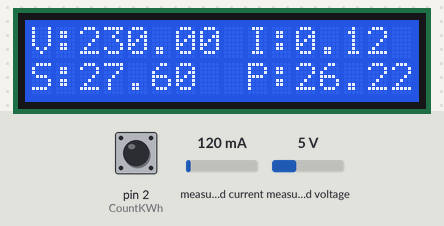
Bench run of a sketch on a simulated Arduino Uno, built with avr-gcc and run on an emulated ATmega328P. Parts: 16×2 character LCD. The test bench sets the inputs (shaded band); at power-on: measured current 120 mA, measured voltage 5 V, pin 2 (CountKWh) HIGH. The local clock reads 2024-03-15 10:24:30 at power-on unless the sketch sets it; what the sketch prints to the serial monitor is not drawn.

Above: at 1.2 s.
1.3 s: measured current set to 40 mA
At 4.0 s:
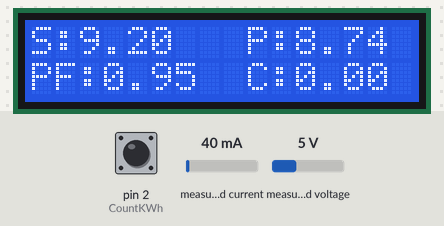
9.1 s: measured voltage set to 0.3 V
At 10.4 s:
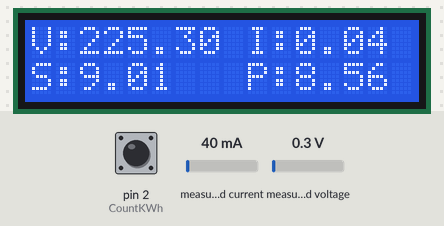
14.2 s: measured current set to 500 mA
At 16.2 s:
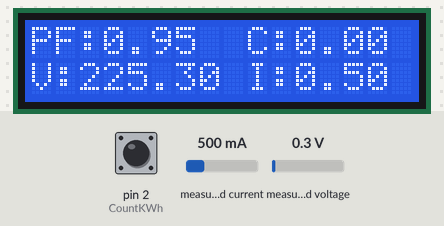
20.3 s: measured voltage set to 3.8 V
At 22.2 s:
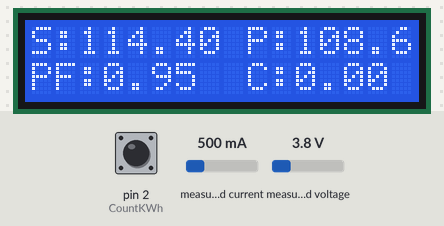
26.3 s: measured current set to 1000 mA
At 29.0 s:
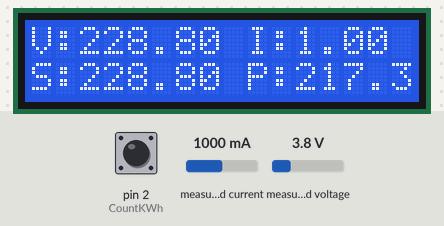
32.4 s: measured voltage set to 7.5 V
At 34.4 s:
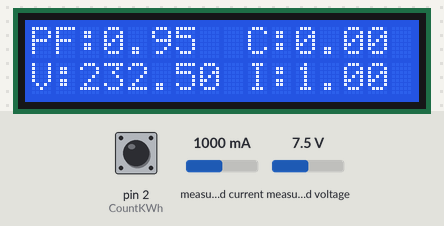
Timing chart, 0 to 35.9 s (numbered marks = the images above; inputs shaded):
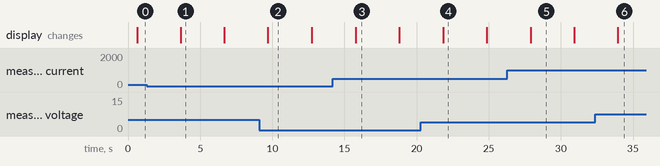

The sketch:

PowerMeterRTC_ESPserial.ino
```cpp
#include <SoftwareSerial.h>
#include <DS3231.h>
#include <EmonLib.h>
#include <ArduinoJson.h>
#include <Wire.h>
#include <LiquidCrystal_I2C.h>

// Set the LCD address to 0x27 for a 16 chars and 2 line display
LiquidCrystal_I2C lcd(0x27, 16, 2);

SoftwareSerial ESPserial(5, 6); // RX | TX
EnergyMonitor emon1;             // Create an instance
DS3231 rtc(A4, A5);
Time t;
const byte CountKWh = 2;

float data_counter_menit;
float data_counter_jam;
float data_counter_hari;
float data_counter_bulan;
float data_counter_tahun;
float pulse_counter;
float pulse_counter_permenit;
float KWh;
float KWh_menit;
float KWh_total_menit;
float S_total_menit;
float P_total_menit;
float irms_total_menit;
float vrms_total_menit;
float cospi_total_menit;
float KWh_total_jam;
float S_total_jam;
float P_total_jam;
float irms_total_jam;
float vrms_total_jam;
float cospi_total_jam;
float KWh_total_hari;
float S_total_hari;
float P_total_hari;
float irms_total_hari;
float vrms_total_hari;
float cospi_total_hari;
float KWh_total_bulan;
float S_total_bulan;
float P_total_bulan;
float irms_total_bulan;
float vrms_total_bulan;
float cospi_total_bulan;
float KWh_total_tahun;
float S_total_tahun;
float P_total_tahun;
float irms_total_tahun;
float vrms_total_tahun;
float cospi_total_tahun;
float menit;
float menitt;
float jam;
float jamm;
float hari;
float harii;
float bulan;
float bulann;
float tahun;
float tahunn;
float detik;
float Average_KWh_satu_menit;
float Average_S_satu_menit;
float Average_P_satu_menit;
float Average_irms_satu_menit;
float Average_vrms_satu_menit;
float Average_cospi_satu_menit;
float Average_KWh_satu_jam;
float Average_S_satu_jam;
float Average_P_satu_jam;
float Average_irms_satu_jam;
float Average_vrms_satu_jam;
float Average_cospi_satu_jam;
float Average_KWh_satu_hari;
float Average_S_satu_hari;
float Average_P_satu_hari;
float Average_irms_satu_hari;
float Average_vrms_satu_hari;
float Average_cospi_satu_hari;
float Average_KWh_satu_bulan;
float Average_S_satu_bulan;
float Average_P_satu_bulan;
float Average_irms_satu_bulan;
float Average_vrms_satu_bulan;
float Average_cospi_satu_bulan;
float Average_KWh_satu_tahun;
float Average_S_satu_tahun;
float Average_P_satu_tahun;
float Average_irms_satu_tahun;
float Average_vrms_satu_tahun;
float Average_cospi_satu_tahun;
String waktu;
String tanggal;
int layar = 1;

DynamicJsonDocument DataBase(256);
//DynamicJsonDocument DataBase_permenit(256);
////DynamicJsonDocument DataBase_perjam(256);
//DynamicJsonDocument DataBase_perhari(256);
//DynamicJsonDocument DataBase_perbulan(256);
//DynamicJsonDocument DataBase_pertahun(256);

void setup() {
  Serial.begin(9600);
  ESPserial.begin(9600);
  rtc.begin();

  // initialize the LCD
  lcd.begin();

  // Turn on the blacklight and print a message.
//  lcd.backlight();
//  lcd.print("Hello, world!");

  // The following lines can be uncommented to set the date and time
    rtc.setDate(31, 1, 2021);   //mensetting tanggal 07 april 2018
    rtc.setTime(22, 59, 00);     //menset jam 22:00:00
    rtc.setDOW(1);     //menset hari "Sabtu"

  t     = rtc.getTime();
  menit = float(t.min);
  jam   = float(t.hour);


  pinMode(CountKWh, INPUT_PULLUP);
  attachInterrupt(digitalPinToInterrupt(CountKWh), countKWH, RISING);

  emon1.current(A0, 15);       // Current: input pin, calibration.
  emon1.voltage(A1, 635, 1.7);  // Voltage: input pin, calibration, phase_shift

}


void loop() {

  t     = rtc.getTime();
  menitt = float(t.min);
  jamm   = float(t.hour);
  harii  = float(t.date);
  bulann = float(t.mon);
  tahunn = float(t.year);
  emon1.calcVI(20, 2000);        // Calculate all. No.of half wavelengths (crossings), time-out
  float realPower       = emon1.realPower;        //extract Real Power into variable
  float apparentPower   = emon1.apparentPower;    //extract Apparent Power into variable
  float powerFactor     = emon1.powerFactor;      //extract Power Factor into Variable
  float Vrms            = emon1.Vrms;             //extract Vrms into Variable
  float Irms            = emon1.Irms;             //extract Irms into Variable
  DataBase["t"]  = harii;
  DataBase["b"]  = bulann;
  DataBase["th"]  = tahunn;
  DataBase["j"]  = jamm;
  DataBase["m"]  = menitt;
  DataBase["S"]      = apparentPower;
  DataBase["P"]      = realPower;
  DataBase["cospi"]  = powerFactor;
  DataBase["Vrms"]   = Vrms;
  DataBase["Irms"]   = Irms;
  DataBase["KWh"]    = KWh;

//  DataBase["S m"]         = 0;
//  DataBase["P m"]         = 0;
//  DataBase["cospi m"]     = 0;
//  DataBase["Vrms m"]      = 0;
//  DataBase["Irms m"]      = 0;
//  DataBase["PKWh m"]      = 0;
//
//  DataBase["S j"]         = 0;
//  DataBase["P j"]         = 0;
//  DataBase["cospi j"]     = 0;
//  DataBase["Vrms j"]      = 0;
//  DataBase["Irms j"]      = 0;
//  DataBase["PKWh j"]      = 0;
//
//  DataBase["S hi"]         = 0;
//  DataBase["P h"]         = 0;
//  DataBase["cospi h"]     = 0;
//  DataBase["Vrms h"]      = 0;
//  DataBase["Irms h"]      = 0;
//  DataBase["PKWh h"]      = 0;
//
  DataBase["S b"]         = 0;
  DataBase["P b"]         = 0;
  DataBase["cospi b"]     = 0;
  DataBase["Vrms b"]      = 0;
  DataBase["Irms b"]      = 0;
  DataBase["KWh b"]      = 0;
//
//  DataBase["S t"]         = 0;
//  DataBase["P t"]         = 0;
//  DataBase["cospi t"]     = 0;
//  DataBase["Vrms t"]      = 0;
//  DataBase["Irms t"]      = 0;
//  DataBase["PKWh t"]      = 0;

  KWh_total_menit          += KWh_menit;
  S_total_menit            += apparentPower;
  P_total_menit            += realPower;
  irms_total_menit         += Irms;
  vrms_total_menit         += Vrms;
  cospi_total_menit        += powerFactor;
  data_counter_menit++;

  if (t.min != menit) {
    Akumulasi_permenit();
    //    Serial.print("Average konsumsi KWh satu menit: ");
    //    Serial.println(Average_KWh_satu_menit);
    pulse_counter_permenit = 0;
    data_counter_menit  = 0;
    KWh_total_menit     = 0;
    S_total_menit       = 0;
    P_total_menit       = 0;
    irms_total_menit    = 0;
    vrms_total_menit    = 0;
    cospi_total_menit   = 0;
    KWh_menit           = 0;
    //    Serial.print("Akumulasi per-menit: ");
//    serializeJson(DataBase_permenit, ESPserial);
    //    Serial.println("");
    data_counter_jam++;

  }

  if (t.hour != jam) {
    Akumulasi_perjam();
    //    Serial.print("Average konsumsi KWh per-menit dalam satu jam: ");
    //    Serial.println(Average_KWh_satu_jam);
    data_counter_jam  = 0;
    KWh_total_jam     = 0;
    S_total_jam       = 0;
    P_total_jam       = 0;
    irms_total_jam    = 0;
    vrms_total_jam    = 0;
    cospi_total_jam   = 0;
    //    Serial.print("Akumulasi per-jam: ");
//    serializeJson(DataBase_perjam, ESPserial);
    //    Serial.println("");
    data_counter_hari++;

  }

  if (t.date != hari) {
    Akumulasi_perhari();
    //    Serial.print("Average konsumsi KWh per-jam dalam satu hari: ");
    //    Serial.println(Average_KWh_satu_hari);
    data_counter_hari = 0;
    KWh_total_hari    = 0;
    S_total_hari      = 0;
    P_total_hari      = 0;
    irms_total_hari   = 0;
    vrms_total_hari   = 0;
    cospi_total_hari  = 0;
    //    Serial.print("Akumulasi per-hari: ");
//    serializeJson(DataBase_perhari, ESPserial);
    //    Serial.println("");
    data_counter_bulan++;

  }

  if (t.mon != bulan) {
    Akumulasi_perbulan();
    //    Serial.print("Average konsumsi KWh per-hari dalam satu bulan: ");
    //    Serial.println(Average_KWh_satu_bulan);
    data_counter_bulan  = 0;
    KWh_total_bulan     = 0;
    S_total_bulan       = 0;
    P_total_bulan       = 0;
    irms_total_bulan    = 0;
    vrms_total_bulan    = 0;
    cospi_total_bulan   = 0;
    //    Serial.print("Akumulasi per-bulan: ");
//    serializeJson(DataBase_perbulan, ESPserial);
    //    Serial.println("");
    data_counter_tahun++;

  }
//
//  if (t.year != tahun && menit > 30) {
//    Akumulasi_pertahun();
//    //    Serial.print("Average konsumsi KWh per-bulan salam satu tahun: ");
//    //    Serial.println(Average_KWh_satu_tahun);
//    data_counter_tahun  = 0;
//    KWh_total_tahun     = 0;
//    S_total_tahun       = 0;
//    P_total_tahun       = 0;
//    irms_total_tahun    = 0;
//    vrms_total_tahun    = 0;
//    cospi_total_tahun   = 0;
//    //    Serial.print("Akumulasi per-tahun: ");
////    serializeJson(DataBase_pertahun, ESPserial);
//    //    Serial.println("");
//
//  }

//  DataBase["S"]      = apparentPower;
//  DataBase["P"]      = realPower;
//  DataBase["cospi"]  = powerFactor;
//  DataBase["Vrms"]   = Vrms;
//  DataBase["Irms"]   = Irms;
//  DataBase["KWh"]    = KWh;

  serializeJson(DataBase, ESPserial);
  serializeJson(DataBase, Serial);
  DataBase.clear();
  //  Serial.println(t.sec);
  Serial.println("");

  // kondisi satu
  if(layar == 1) {
    lcd.clear();
    lcd.setCursor(0,0);                      // untuk menampilkan karakter dari kolom 0 dan baris 1
    lcd.print("V:" + String(Vrms));       // untuk menampilkan tulisan di lcd

    lcd.setCursor(9,0);
    lcd.print("I:" + String(Irms));       // untuk menampilkan tulisan di lcd

    lcd.setCursor(0,1);
    lcd.print("S:" + String(apparentPower));       // untuk menampilkan tulisan di lcd

    lcd.setCursor(9,1);
    lcd.print("P:" + String(realPower));       // untuk menampilkan tulisan di lcd

  }

  // kondisi dua
  if(layar == 2) {
    lcd.clear();
    lcd.setCursor(0,0);
    lcd.print("S:" + String(apparentPower));       // untuk menampilkan tulisan di lcd

    lcd.setCursor(9,0);
    lcd.print("P:" + String(realPower));       // untuk menampilkan tulisan di lcd

    lcd.setCursor(0,1);
    lcd.print("PF:" + String(powerFactor));       // untuk menampilkan tulisan di lcd

    lcd.setCursor(9,1);
    lcd.print("C:" + String(KWh));       // untuk menampilkan tulisan di lcd

  }

  // kondisi tiga
  if(layar == 3) {
    lcd.clear();
    lcd.setCursor(0,0);
    lcd.print("PF:" + String(powerFactor));       // untuk menampilkan tulisan di lcd

    lcd.setCursor(9,0);
    lcd.print("C:" + String(KWh));       // untuk menampilkan tulisan di lcd

    lcd.setCursor(0,1);                      // untuk menampilkan karakter dari kolom 0 dan baris 1
    lcd.print("V:" + String(Vrms));       // untuk menampilkan tulisan di lcd

    lcd.setCursor(9,1);
    lcd.print("I:" + String(Irms));       // untuk menampilkan tulisan di lcd

    layar = 0;

  }

  layar++;

  delay(2500);
//  lcd.scrollDisplayLeft ();           // untuk menampilkan tulisan berjalan dari arah kanan
//  delay (1000);                                // delay saat tulisan berjalan
//  lcd.clear ();

}

void countKWH() {
  pulse_counter++;
  pulse_counter_permenit++;
  KWh = pulse_counter * 0.0005;
  KWh_menit = pulse_counter_permenit * 0.0005;

}


void Akumulasi_permenit() {

  Average_KWh_satu_menit                          = KWh_total_menit / data_counter_menit;
  Average_S_satu_menit                            = S_total_menit / data_counter_menit;
  Average_P_satu_menit                            = P_total_menit / data_counter_menit;
  Average_irms_satu_menit                         = irms_total_menit / data_counter_menit;
  Average_vrms_satu_menit                         = vrms_total_menit / data_counter_menit;
  Average_cospi_satu_menit                        = cospi_total_menit / data_counter_menit;
  menit                                           = float(t.min);
  //  DataBase["Waktu"]                               = rtc.getTimeStr();
  //  DataBase["Tanggal"]                             = rtc.getDateStr();
//  DataBase["S m"]         = Average_S_satu_menit;
//  DataBase["P m"]         = Average_P_satu_menit;
//  DataBase["cospi m"]     = Average_cospi_satu_menit;
//  DataBase["Vrms m"]      = Average_vrms_satu_menit;
//  DataBase["Irms m"]      = Average_irms_satu_menit;
//  DataBase["PKWh m"]      = (String(Average_KWh_satu_menit) + "KWh");

  KWh_total_jam                                  += KWh_total_menit;
  S_total_jam                                    += Average_S_satu_menit;
  P_total_jam                                    += Average_P_satu_menit;
  irms_total_jam                                 += Average_irms_satu_menit;
  vrms_total_jam                                 += Average_vrms_satu_menit;
  cospi_total_jam                                += Average_cospi_satu_menit;
  data_counter_jam++;
}

void Akumulasi_perjam() {
  Average_KWh_satu_jam                        = KWh_total_jam / data_counter_jam;
  Average_S_satu_jam                          = S_total_jam / data_counter_jam;
  Average_P_satu_jam                          = P_total_jam / data_counter_jam;
  Average_irms_satu_jam                       = irms_total_jam / data_counter_jam;
  Average_vrms_satu_jam                       = vrms_total_jam / data_counter_jam;
  Average_cospi_satu_jam                      = cospi_total_jam / data_counter_jam;
  jam                                         = float(t.hour);;
  //  DataBase["Waktu"]                           = rtc.getTimeStr();
  //  DataBase["Tanggal"]                         = rtc.getDateStr();
//  DataBase["S j"]       = Average_S_satu_jam;
//  DataBase["P j"]       = Average_P_satu_jam;
//  DataBase["cospi j"]   = Average_cospi_satu_jam;
//  DataBase["Vrms j"]    = Average_vrms_satu_jam;
//  DataBase["Irms j"]    = Average_irms_satu_jam;
//  DataBase["KWh j"]     = (String(Average_KWh_satu_jam) + "KWh permenit dalam satu jam");

  KWh_total_hari                             += KWh_total_jam;
  S_total_hari                               += Average_S_satu_jam;
  P_total_hari                               += Average_P_satu_jam;
  irms_total_hari                            += Average_irms_satu_jam;
  vrms_total_hari                            += Average_vrms_satu_jam;
  cospi_total_hari                           += Average_cospi_satu_jam;
  data_counter_hari++;

}

void Akumulasi_perhari() {
  Average_KWh_satu_hari                        = KWh_total_hari / data_counter_hari;
  Average_S_satu_hari                          = S_total_hari / data_counter_hari;
  Average_P_satu_hari                          = P_total_hari / data_counter_hari;
  Average_irms_satu_hari                       = irms_total_hari / data_counter_hari;
  Average_vrms_satu_hari                       = vrms_total_hari / data_counter_hari;
  Average_cospi_satu_hari                      = cospi_total_hari / data_counter_hari;
  hari                                         = float(t.date);
  //  DataBase["Tanggal"]                          = rtc.getDateStr();
//  DataBase_perhari["S h"]       = Average_S_satu_hari;
//  DataBase_perhari["P h"]       = Average_P_satu_hari;
//  DataBase_perhari["cospi h"]   = Average_cospi_satu_hari;
//  DataBase_perhari["Vrms h"]    = Average_vrms_satu_hari;
//  DataBase_perhari["Irms h"]    = Average_irms_satu_hari;
//  DataBase_perhari["KWh h"]     = Average_KWh_satu_hari;

  KWh_total_bulan                             += KWh_total_hari;
  S_total_bulan                               += Average_S_satu_hari;
  P_total_bulan                               += Average_P_satu_hari;
  irms_total_bulan                            += Average_irms_satu_hari;
  vrms_total_bulan                            += Average_vrms_satu_hari;
  cospi_total_bulan                           += Average_cospi_satu_hari;
  data_counter_bulan++;

}

void Akumulasi_perbulan() {
  Average_KWh_satu_bulan                        = KWh_total_bulan / data_counter_bulan;
  Average_S_satu_bulan                          = S_total_bulan / data_counter_bulan;
  Average_P_satu_bulan                          = P_total_bulan / data_counter_bulan;
  Average_irms_satu_bulan                       = irms_total_bulan / data_counter_bulan;
  Average_vrms_satu_bulan                       = vrms_total_bulan / data_counter_bulan;
  Average_cospi_satu_bulan                      = cospi_total_bulan / data_counter_bulan;
  bulan                                         = float(t.mon);
  //  DataBase_perbulan["Bulan"]                    = t.mon;
  //  DataBase_perbulan["Tahun"]                    = t.year;
  DataBase["S b"]       = Average_S_satu_bulan;
  DataBase["P b"]       = Average_P_satu_bulan;
  DataBase["cospi b"]   = Average_cospi_satu_bulan;
  DataBase["Vrms b"]    = Average_vrms_satu_bulan;
  DataBase["Irms b"]    = Average_irms_satu_bulan;
  DataBase["KWh b"]     = Average_KWh_satu_bulan;

  KWh_total_tahun                              += KWh_total_bulan;
  S_total_tahun                                += Average_S_satu_bulan;
  P_total_tahun                                += Average_P_satu_bulan;
  irms_total_tahun                             += Average_irms_satu_bulan;
  vrms_total_tahun                             += Average_vrms_satu_bulan;
  cospi_total_tahun                            += Average_cospi_satu_bulan;
  data_counter_tahun++;

}

//void Akumulasi_pertahun() {
//  Average_KWh_satu_tahun                        = KWh_total_tahun / data_counter_tahun;
//  Average_S_satu_tahun                          = S_total_tahun / data_counter_tahun;
//  Average_P_satu_tahun                          = P_total_tahun / data_counter_tahun;
//  Average_irms_satu_tahun                       = irms_total_tahun / data_counter_tahun;
//  Average_vrms_satu_tahun                       = vrms_total_tahun / data_counter_tahun;
//  Average_cospi_satu_tahun                      = cospi_total_tahun / data_counter_tahun;
//  tahun                                         = float(t.year);
//  //  DataBase_pertahun["Tahun"]                    = t.year;
//  DataBase_pertahun["S t"]       = Average_S_satu_tahun;
//  DataBase_pertahun["P t"]       = Average_P_satu_tahun;
//  DataBase_pertahun["cospi t"]   = Average_cospi_satu_tahun;
//  DataBase_pertahun["Vrms t"]    = Average_vrms_satu_tahun;
//  DataBase_pertahun["Irms t"]    = Average_irms_satu_tahun;
//  DataBase_pertahun["KWh t"]     = Average_KWh_satu_tahun;
//
//}
```

Measured:
- what the display in image 1 shows lasts 3.0 s, from 3.7 s to 6.7 s
